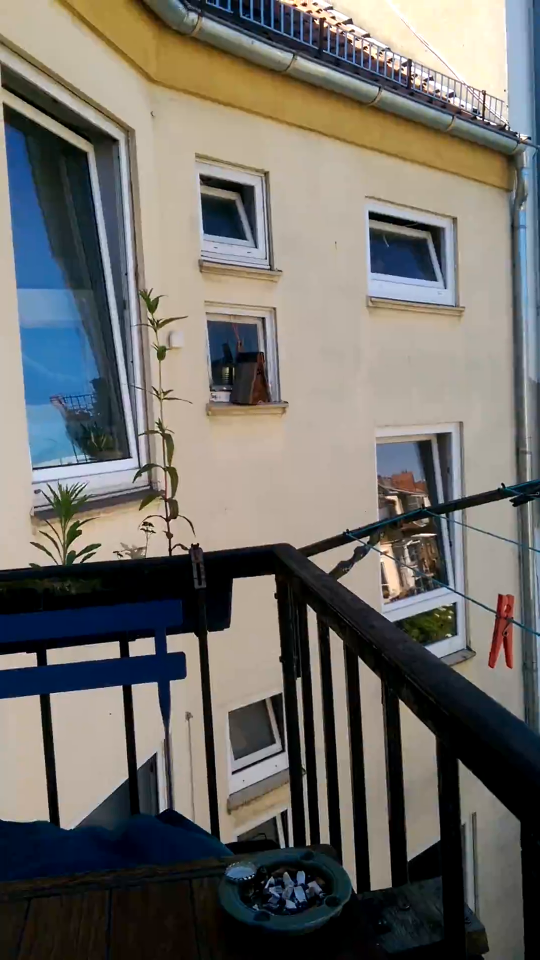
#> input picture frame 27 of python/meisenbebies.mp4, 1080 x 1920 px (shown at 1/2 size)
$ python webcam_object_tracker.py
#> lines starting #> are read from the running program, lines starting #| are printed output that depends on the picture; after the words box and inside, x2 and y2 are one past the last pixel; in counts of white or black regions, pixels touching at a corner belong together
#!/usr/bin/env python

'''
Welcome to the Object Tracking Program!

Using real-time streaming video from your built-in webcam, this program:
  - Creates a bounding box around a moving object
  - Calculates the coordinates of the centroid of the object
  - Tracks the centroid of the object

Author:
  - Addison Sears-Collins
  - https://automaticaddison.com
'''

from __future__ import print_function # Python 2/3 compatibility
import cv2 # Import the OpenCV library
import numpy as np # Import Numpy library

# Project: Object Tracking
# Author: Addison Sears-Collins
# Website: https://automaticaddison.com
# Date created: 06/13/2020
# Python version: 3.7

def main():
    """
    Main method of the program.
    """

    # Create a VideoCapture object
    cap = cv2.VideoCapture('meisenbebies.mp4')
    # cap = cap.open("meisenbabies.mp4")

    # Create the background subtractor object
    # Use the last 700 video frames to build the background
    back_sub = cv2.createBackgroundSubtractorMOG2(history=700,
        varThreshold=25, detectShadows=True)

    # Create kernel for morphological operation
    # You can tweak the dimensions of the kernel
    # e.g. instead of 20,20 you can try 30,30.
    kernel = np.ones((20,20),np.uint8)

    while(True):

        # Capture frame-by-frame
        # This method returns True/False as well
        # as the video frame.
        ret, frame = cap.read()
#> frame is the input picture: shape (1920, 1080, 3); mean B, G, R 104.5, 109.3, 111.8

        # Use every frame to calculate the foreground mask and update
        # the background
        fg_mask = back_sub.apply(frame)
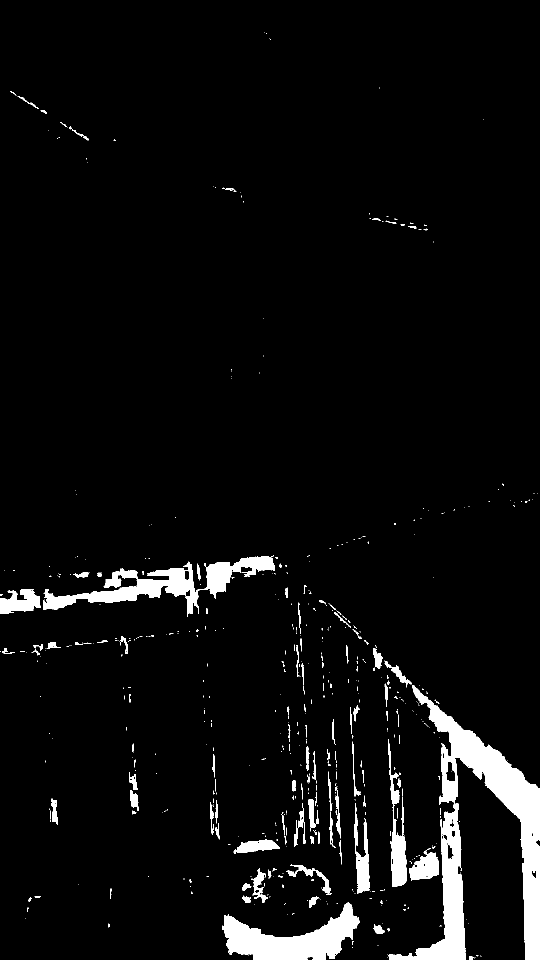
#> fg_mask: shape (1920, 1080) (shown at 1/2 size); values 127 (black) and 255 (white), 4.8% white; 568 white regions (448 under 20 px), largest, box (x1, y1, x2, y2) and area: (777, 1370, 1080, 1920) 41257, (86, 1110, 549, 1233) 15443, (445, 1805, 720, 1920) 15150

        # Close dark gaps in foreground object using closing
        fg_mask = cv2.morphologyEx(fg_mask, cv2.MORPH_CLOSE, kernel)
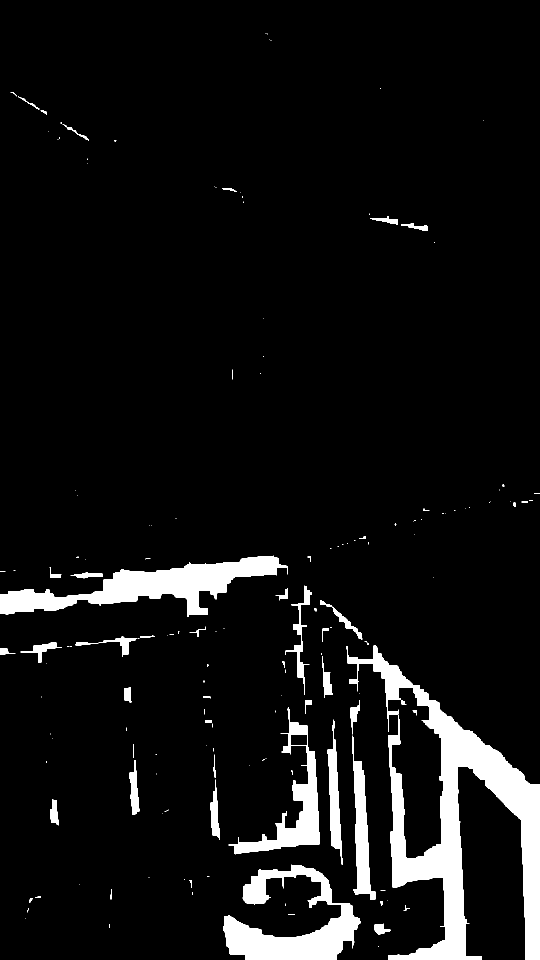
#> fg_mask: shape (1920, 1080) (shown at 1/2 size); values 127 (black) and 255 (white), 6.8% white; 156 white regions (102 under 20 px), largest, box (x1, y1, x2, y2) and area: (693, 1291, 1080, 1920) 60879, (0, 1111, 576, 1234) 24834, (446, 1729, 721, 1920) 21448

        # Remove salt and pepper noise with a median filter
        fg_mask = cv2.medianBlur(fg_mask, 5)
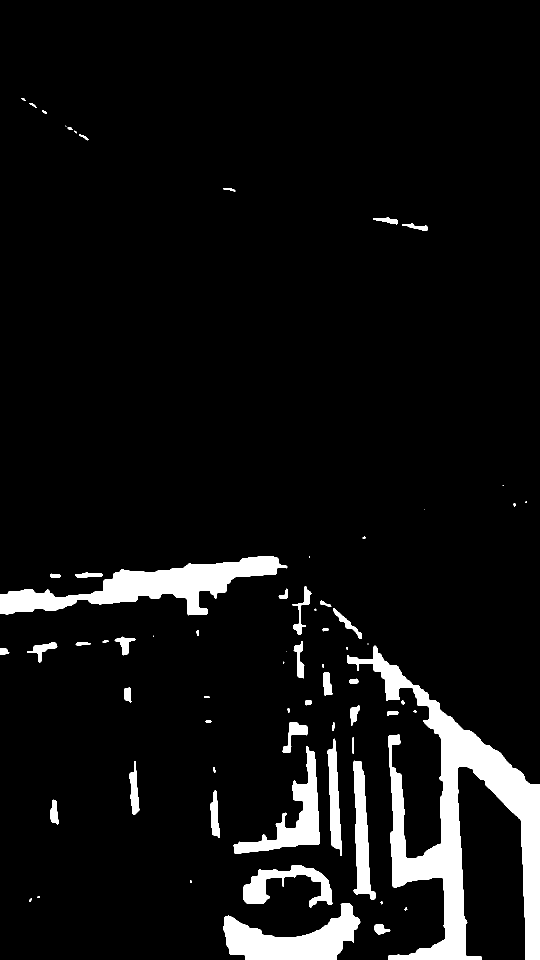
#> fg_mask: shape (1920, 1080) (shown at 1/2 size); values 127 (black) and 255 (white), 6.7% white; 68 white regions (14 under 20 px), largest, box (x1, y1, x2, y2) and area: (694, 1291, 1080, 1920) 60371, (0, 1113, 575, 1231) 24818, (446, 1806, 721, 1920) 15801

        # Threshold the image to make it either black or white
        _, fg_mask = cv2.threshold(fg_mask,127,255,cv2.THRESH_BINARY)
#> fg_mask: shape (1920, 1080); 6.7% white; 68 white regions (14 under 20 px)

        # Find the index of the largest contour and draw bounding box
        fg_mask_bb = fg_mask
        contours, hierarchy = cv2.findContours(fg_mask_bb,cv2.RETR_TREE,cv2.CHAIN_APPROX_SIMPLE)[-2:]
#> contours = 68 contours, 23 with area under 20; largest, box (x1, y1, x2, y2) and area: (694, 1291, 1080, 1920) 58626, (0, 1113, 575, 1231) 24121, (446, 1806, 721, 1920) 15436, (466, 1492, 640, 1708) 9566, (707, 1521, 751, 1799) 5940
        areas = [cv2.contourArea(c) for c in contours]
#> areas = 68 values, max 58625.5 at index 34, min 0 at index 31, mean 1965.2

        # If there are no countours
        if len(areas) < 1:

            # Display the resulting frame
            cv2.imshow('frame',frame)

            # If "q" is pressed on the keyboard,
            # exit this loop
            if cv2.waitKey(1) & 0xFF == ord('q'):
                break

            # Go to the top of the while loop
            continue

        else:
            # Find the largest moving object in the image
            max_index = np.argmax(areas)
#> max_index = 34

        # Draw the bounding box
        cnt = contours[max_index]
#> cnt = contour of 576 points, box (x1, y1, x2, y2) (694, 1291, 1080, 1920), area 58626
        x,y,w,h = cv2.boundingRect(cnt)
#> x = 694; y = 1291; w = 386; h = 629
        cv2.rectangle(frame,(x,y),(x+w,y+h),(0,255,0),3)
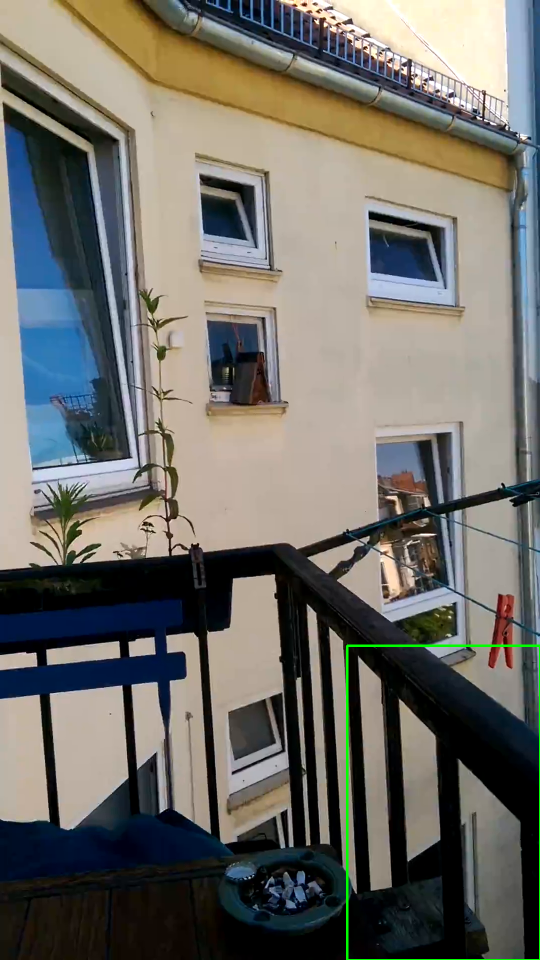
#> frame: shape (1920, 1080, 3) (shown at 1/2 size); 0.34% of pixels changed, all inside (x1, y1, x2, y2) = (692, 1289, 1080, 1920)

        # Draw circle in the center of the bounding box
        x2 = x + int(w/2)
#> x2 = 887
        y2 = y + int(h/2)
#> y2 = 1605
        cv2.circle(frame,(x2,y2),4,(0,255,0),-1)
#> frame: shape (1920, 1080, 3); under 0.01% of pixels changed, all inside (x1, y1, x2, y2) = (883, 1601, 892, 1610)

        # Print the centroid coordinates (we'll use the center of the
        # bounding box) on the image
        text = "x: " + str(x2) + ", y: " + str(y2)
#> text = 'x: 887, y: 1605'
        cv2.putText(frame, text, (x2 - 10, y2 - 10),
            cv2.FONT_HERSHEY_SIMPLEX, 0.5, (0, 255, 0), 2)
#> frame: shape (1920, 1080, 3); mean B, G, R 104.2, 110, 111.5

        # Display the resulting frame
        cv2.imshow('frame',frame)

        # If "q" is pressed on the keyboard,
        # exit this loop
        if cv2.waitKey(1) & 0xFF == ord('q'):
#> (key q is pressed here)
            break

    # Close down the video stream
    cap.release()
    cv2.destroyAllWindows()

if __name__ == '__main__':
    print(__doc__)
    main()

$ run again, starting later in the video
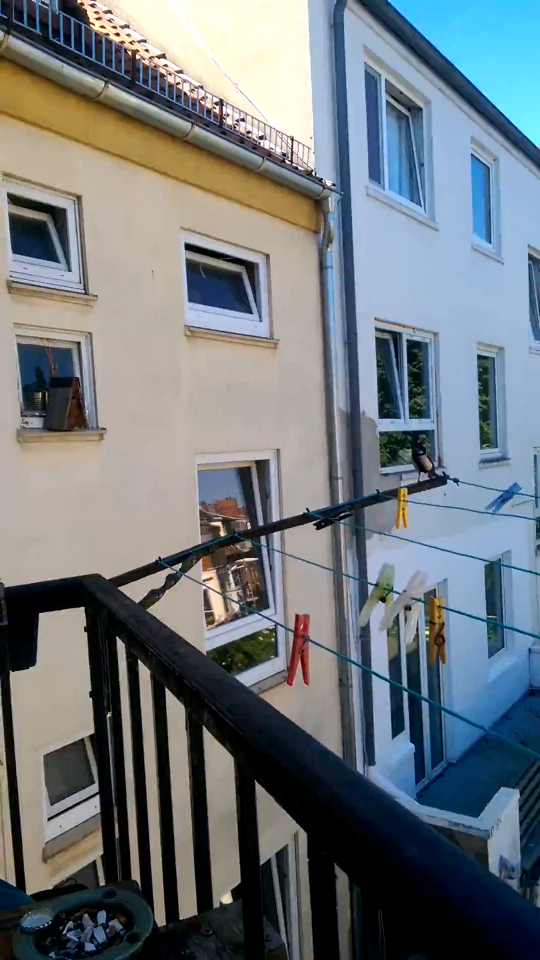
#> input picture frame 123 of python/meisenbebies.mp4, 1080 x 1920 px (shown at 1/2 size)
#> in main, frame is the input picture: shape (1920, 1080, 3); mean B, G, R 125.8, 120, 111.8
#> in main, `fg_mask = cv2.medianBlur(fg_mask, 5)`:
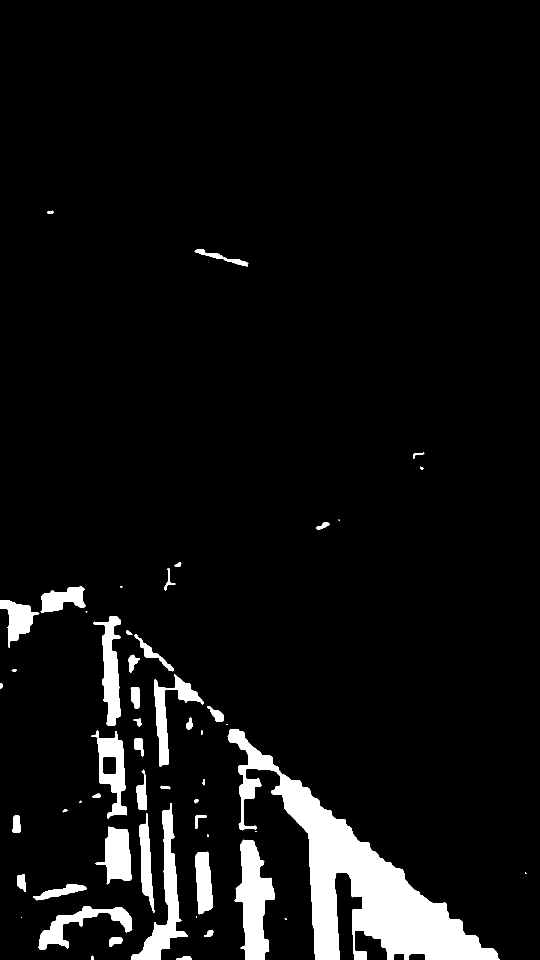
#> fg_mask: shape (1920, 1080) (shown at 1/2 size); values 127 (black) and 255 (white), 6.3% white; 55 white regions (11 under 20 px), largest, box (x1, y1, x2, y2) and area: (455, 1458, 1000, 1920) 63342, (469, 1679, 550, 1920) 10845, (262, 1606, 376, 1920) 8457
#> contours = 56 contours, 13 with area under 20; largest, box (x1, y1, x2, y2) and area: (455, 1458, 1000, 1920) 62052, (469, 1679, 550, 1920) 10538, (262, 1606, 376, 1920) 8045, (183, 1461, 254, 1637) 5700, (187, 1232, 242, 1452) 5378
#> areas = 56 values, max 62052 at index 31, min 0 at index 5, mean 2260.9
#> max_index = 31
#> cnt = contour of 556 points, box (x1, y1, x2, y2) (455, 1458, 1000, 1920), area 62052
#> x = 455; y = 1458; w = 545; h = 462
#> in main, `cv2.rectangle(frame,(x,y),(x+w,y+h),(0,255,0),3)`:
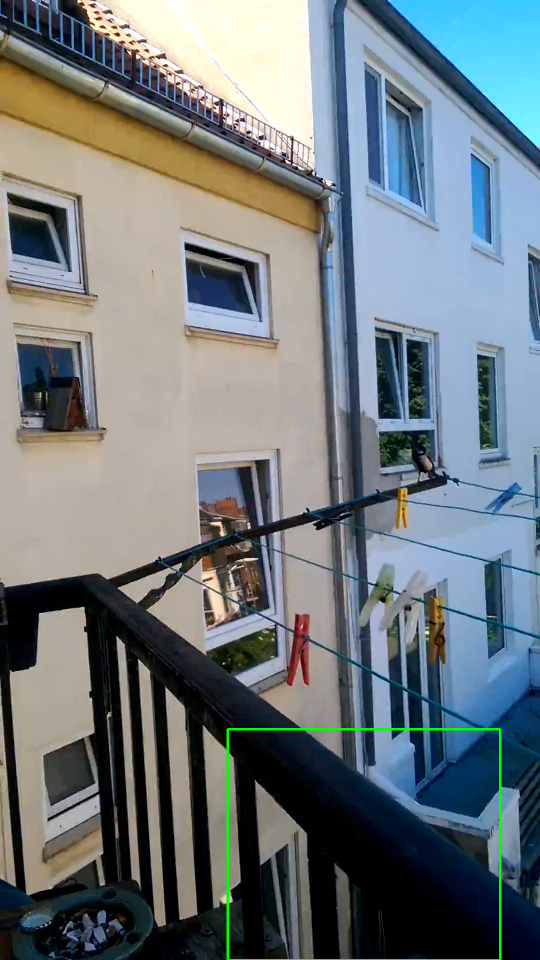
#> frame: shape (1920, 1080, 3) (shown at 1/2 size); 0.41% of pixels changed, all inside (x1, y1, x2, y2) = (453, 1456, 1003, 1920)
#> x2 = 727
#> y2 = 1689
#> text = 'x: 727, y: 1689'

$ run again, starting later in the video
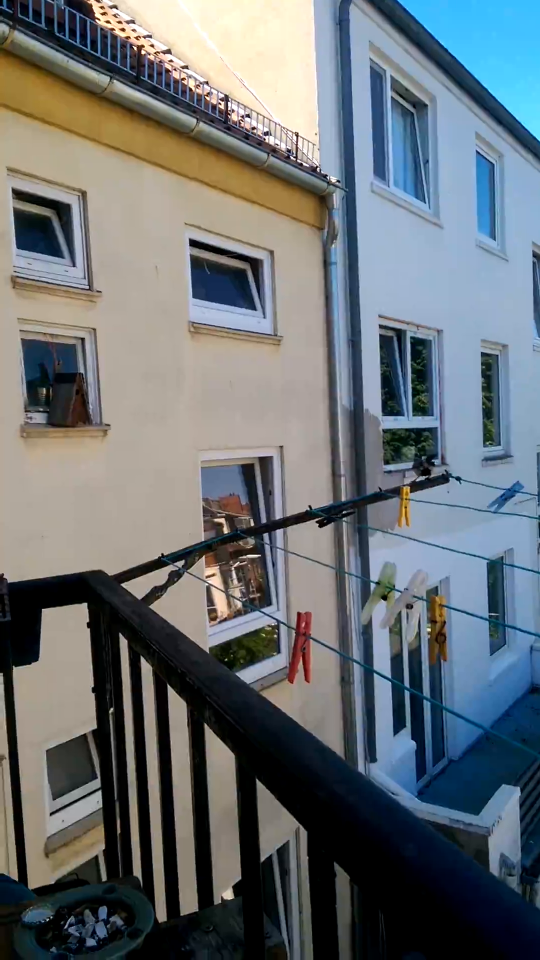
#> input picture frame 220 of python/meisenbebies.mp4, 1080 x 1920 px (shown at 1/2 size)
#> in main, frame is the input picture: shape (1920, 1080, 3); mean B, G, R 116.8, 112.6, 106.1
#> in main, `fg_mask = cv2.medianBlur(fg_mask, 5)`:
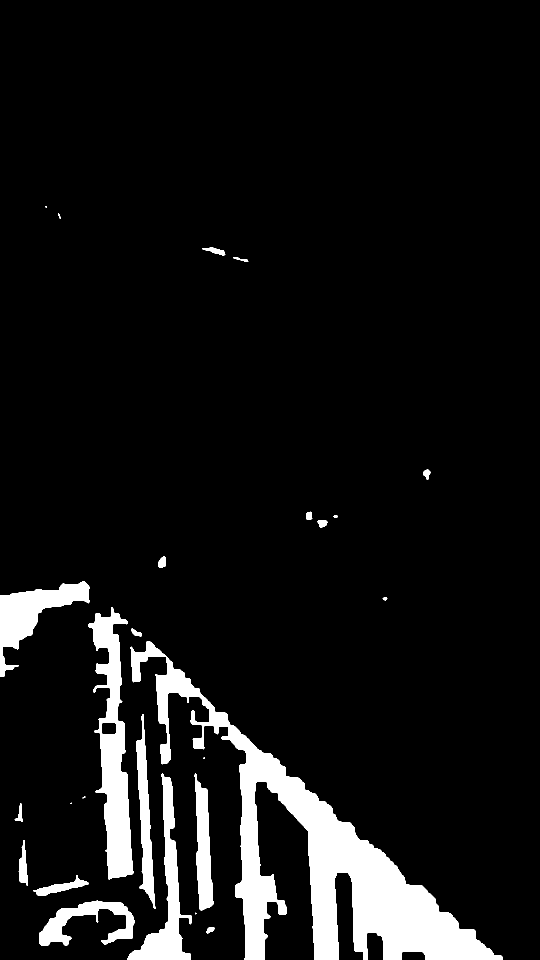
#> fg_mask: shape (1920, 1080) (shown at 1/2 size); values 127 (black) and 255 (white), 7.8% white; 26 white regions (5 under 20 px), largest, box (x1, y1, x2, y2) and area: (261, 1282, 1005, 1920) 92857, (177, 1214, 268, 1759) 21972, (0, 1162, 179, 1354) 11765
#> contours = 27 contours, 6 with area under 20; largest, box (x1, y1, x2, y2) and area: (261, 1282, 1005, 1920) 90712, (177, 1214, 268, 1759) 21878, (0, 1162, 179, 1354) 11410, (255, 1547, 383, 1920) 11162, (78, 1801, 270, 1892) 6356
#> areas = 27 values, max 90711.5 at index 12, min 3 at index 6, mean 5849.9
#> max_index = 12
#> cnt = contour of 833 points, box (x1, y1, x2, y2) (261, 1282, 1005, 1920), area 90712
#> x = 261; y = 1282; w = 744; h = 638
#> in main, `cv2.rectangle(frame,(x,y),(x+w,y+h),(0,255,0),3)`:
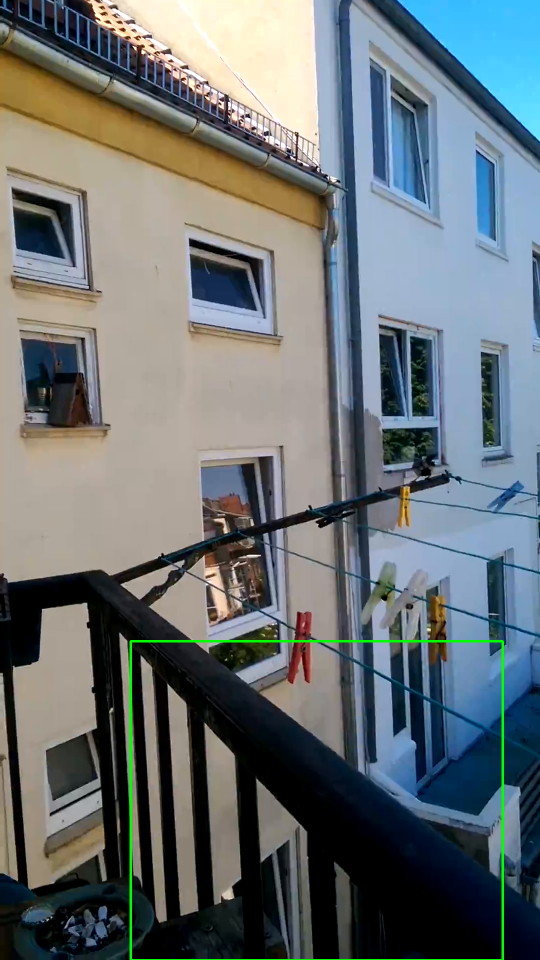
#> frame: shape (1920, 1080, 3) (shown at 1/2 size); 0.56% of pixels changed, all inside (x1, y1, x2, y2) = (259, 1280, 1008, 1920)
#> x2 = 633
#> y2 = 1601
#> text = 'x: 633, y: 1601'
